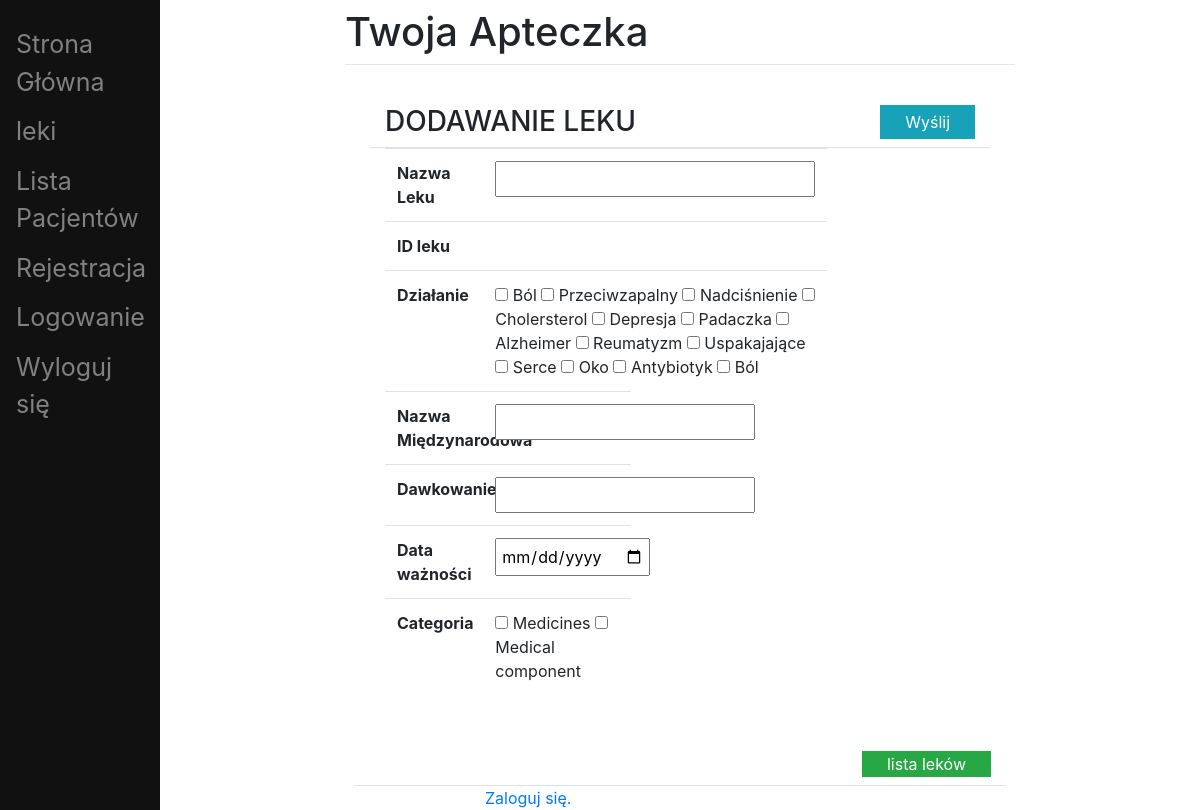
The page /medicines_add/ on the database its author committed.
### medicines/models.py (models this page shows, shortened)
class Medicines_Actions(models.Model):
    name = models.IntegerField(choices=MEDICINES_ACTION_CHOICE_FIELD)

class Categorys(models.Model):
    name = models.IntegerField(choices=MEDICINES_CHOICE_FIELD)

### medicines/views.py (the view, shortened to what this page needs)
# urls.py: path("medicines_add/", ex_views.MedicinesAdd.as_view(), name="medicines-add"),
class MedicinesAdd(View):
    templates_name = "medicines/medicines_add.html"
    def get(self, request):
        categorys = Categorys.objects.all()
        medicines_actions = Medicines_Actions.objects.all()
        return render(request, self.templates_name, context={"categorys": categorys,
                                                             "medicines_actions": medicines_actions})

### my_context_processor.py (called while the page is built)
def my_cp(request):
    ctx = {
        "now": datetime.now(),
        "version": "1.0",
    }
    return ctx

### medicines/templates/medicines/medicines_add.html (shortened to what this page needs)
{% extends "base.html" %}
{% block content %}
<div class="dashboard-content border-dashed p-3 m-4 view-height">
    <form action="" method="POST" id="form-add-medicines">
        <div class="row border-bottom border-3">
            <div class="col">
                <h3 class="color-header text-uppercase">Dodawanie leku</h3>
            </div>
            <div class="col d-flex justify-content-end mb-2">
                <button type="submit" form="form-add-medicines" class="btn btn-info rounded-0 pt-0 pb-0 pr-4 pl-4">
                    Wyślij
                </button>
            </div>
        </div>
        <table class="table borderless">
            <tbody>
            <tr class="d-flex">
                <th scope="row" class="col-2">Nazwa Leku</th>
                <td class="col-7">
                    <input required class="w-100 p-1" name="name" id="name" value="{{ recent_medicine.name }}">
                </td>
            </tr>
            <tr class="d-flex">
                <th scope="row" class="col-2">ID leku</th>
                <td class="col-7">
                </td>
            </tr>
            <tr class="d-flex">
                <th scope="row" class="col-2">Działanie</th>
                <td class="col-7">
                    {% for medicines_action in medicines_actions %}
                        <input  class="p-1" type="checkbox" name="medicines_action" id="medicines_action" value="{{ medicines_action.id }}"
                           > {{ medicines_action.get_name_display }}
                    {% endfor %}
                </td>
            </tr>
            <tr class="d-flex">
                <th scope="row" class="col-2">Nazwa Międzynarodowa</th>
                <td class="col-3">
                    <input required class="p-1" name="international_name" id="international_name"
                           value="{{ recent_medicines.international_name }}">
                </td>
            </tr>
            <tr class="d-flex">
                <th scope="row" class="col-2">Dawkowanie</th>
                <td class="col-3">
                    <input required class="p-1" type="number" name="dosage" id="dosage"
                           value="{{ recent_medicines.dosage }}">
                </td>
            </tr>
            <tr class="d-flex">
                <th scope="row" class="col-2">Data ważności</th>
                <td class="col-3">
                    <input required class="p-1" type="date" name="expiration_date" id="expiration_date"
                           value="{{ recent_medicines.expiration_date }}">
                </td>
            </tr>
            <tr class="d-flex">
                <th scope="row" class="col-2">Categoria</th>
                <td class="col-3">
                    {% for category in categorys %}
                    <input class="p-1" type="checkbox" name="category" id="category" value="{{ category.id }}"
                           > {{ category.get_name_display }}
                    {% endfor %}
                </td>
            </tr>
            </tbody>
        </table>
    </form>
</div>
        <div class="mt-4 ml-4 mr-4">
        <div class="row border-bottom border-3">
            <div class="col d-flex justify-content-end mb-2">
                <a href="/medicines_list/" class="btn btn-success rounded-0 pt-0 pb-0 pr-4 pl-4">lista leków</a>
            </div>
        </div>
{% endblock content %}

### rows shown on the page
Medicines_Actions: name "Ból"
Medicines_Actions: name "Przeciwzapalny"
Medicines_Actions: name "Nadciśnienie"
Medicines_Actions: name "Cholersterol"
Medicines_Actions: name "Depresja"
Medicines_Actions: name "Padaczka"
Medicines_Actions: name "Alzheimer"
Medicines_Actions: name "Reumatyzm"
Medicines_Actions: name "Uspakajające"
Medicines_Actions: name "Serce"
Medicines_Actions: name "Oko"
Medicines_Actions: name "Antybiotyk"
Medicines_Actions: name "Ból"
Categorys: name "Medicines"
Categorys: name "Medical component"
